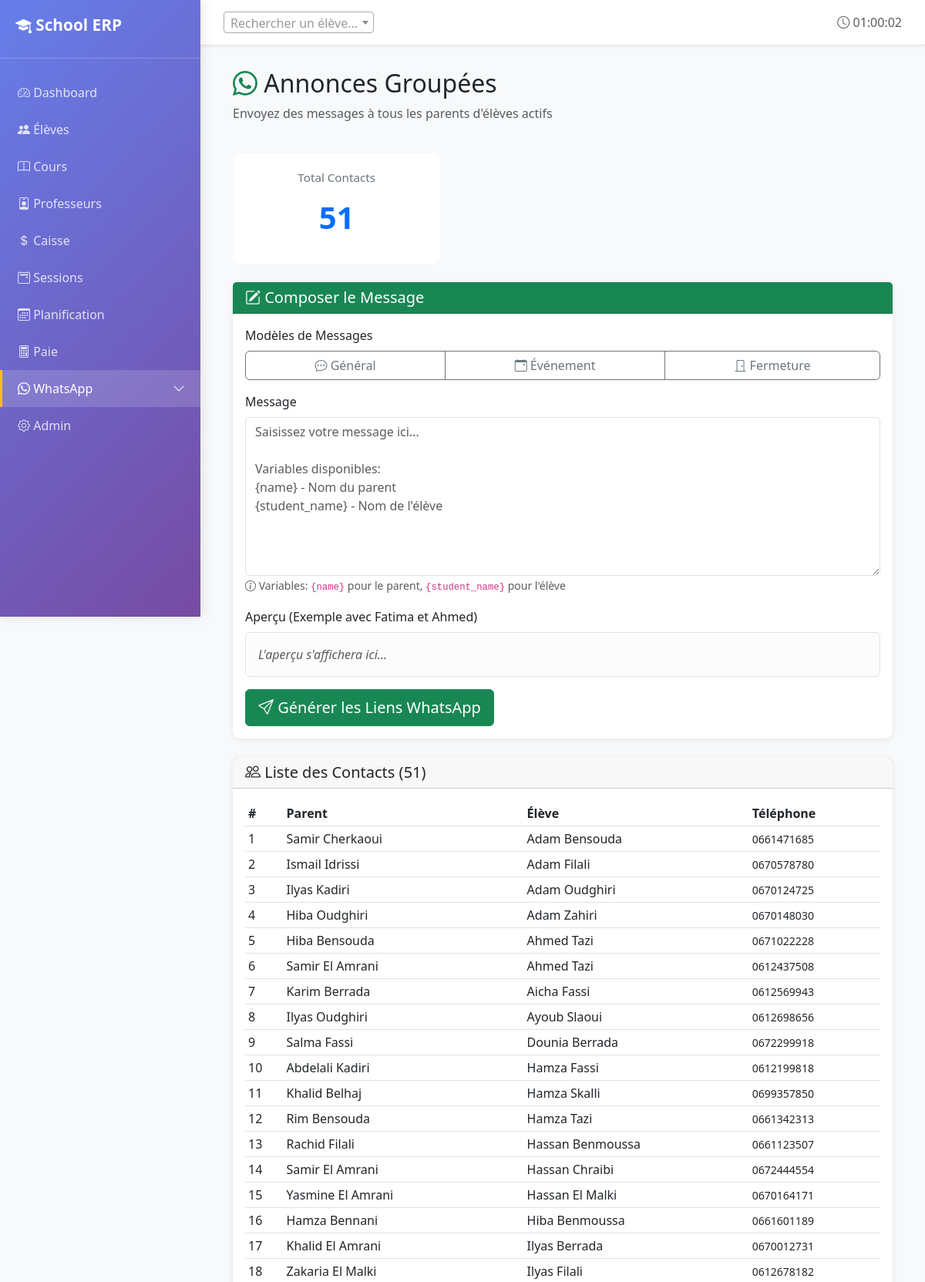
The app's page /whatsapp/bulk-announcements/ (signed in, upper part) with its own data.
### core/models.py (models this page shows, shortened)
class Student(models.Model):
    name = models.CharField(max_length=100, verbose_name="Nom complet")
    phone = models.CharField(max_length=20, blank=True, verbose_name="Téléphone élève")
    parent_contact = models.CharField(max_length=20, verbose_name="Téléphone parent")
    parent_name = models.CharField(max_length=100, blank=True, verbose_name="Nom du parent")
    address = models.TextField(blank=True, verbose_name="Adresse")
    date_of_birth = models.DateField(null=True, blank=True, verbose_name="Date de naissance")
    enrollments = models.ManyToManyField(
        CourseGroup,
        through='Enrollment',
        related_name='students',
        verbose_name="Groupes inscrits"
    )
    is_active = models.BooleanField(default=True, verbose_name="Actif")
    created_at = models.DateTimeField(auto_now_add=True)
    notes = models.TextField(blank=True, verbose_name="Notes")
    class Meta:
        verbose_name = "Élève"
        verbose_name_plural = "Élèves"
        ordering = ['name']

### core/views.py (the view, shortened to what this page needs)
@require_GET
def whatsapp_bulk_announcements(request):
    students = Student.objects.filter(is_active=True)
    contacts = []
    for student in students:
        if student.parent_contact:
            contacts.append({
                'phone': student.parent_contact,
                'name': student.parent_name or 'Parent',
                'student_name': student.name,
            })
    context = {
        'contacts': contacts,
        'total_contacts': len(contacts),
        'templates': {
            'general': "Bonjour {name}, message général pour tous les parents...",
            'event': "Bonjour {name}, nous organisons un événement le [DATE]. Votre enfant {student_name} est invité à participer.",
            'closure': "Bonjour {name}, l'établissement sera fermé du [DATE] au [DATE]. Les cours reprendront le [DATE].",
        }
    }
    return render(request, 'core/whatsapp_bulk_announcements.html', context)

### core/templatetags/nav_active.py (called while the page is built)
@register.simple_tag(takes_context=True)
def active_if(context, *names):
    request = context.get("request")
    if not request or not request.resolver_match:
        return ""
    return "active" if request.resolver_match.url_name in names else ""

### templates/core/whatsapp_bulk_announcements.html (shortened to what this page needs)
{% extends "core/base.html" %}
{% block content %}
<div class="container-fluid">
    <div class="row mb-4">
        <div class="col">
            <h2><i class="bi bi-whatsapp text-success"></i> Annonces Groupées</h2>
            <p class="text-muted">Envoyez des messages à tous les parents d'élèves actifs</p>
        </div>
    </div>
    <div class="row mb-4">
        <div class="col-md-4">
            <div class="kpi-card">
                <div class="kpi-label">Total Contacts</div>
                <div class="kpi-value text-primary">{{ total_contacts }}</div>
            </div>
        </div>
    </div>
    <div class="card mb-4">
        <div class="card-header bg-success text-white">
            <h5 class="mb-0"><i class="bi bi-pencil-square"></i> Composer le Message</h5>
        </div>
        <div class="card-body">
            <form method="post">
                <div class="mb-3">
                    <label class="form-label">Modèles de Messages</label>
                    <div class="btn-group w-100" role="group">
                        <button type="button" class="btn btn-outline-secondary"
                                onclick="setTemplate('general')">
                            <i class="bi bi-chat-dots"></i> Général
                        </button>
                        <button type="button" class="btn btn-outline-secondary"
                                onclick="setTemplate('event')">
                            <i class="bi bi-calendar-event"></i> Événement
                        </button>
                        <button type="button" class="btn btn-outline-secondary"
                                onclick="setTemplate('closure')">
                            <i class="bi bi-door-closed"></i> Fermeture
                        </button>
                    </div>
                </div>
                <div class="mb-3">
                    <label class="form-label">Message</label>
                    <textarea class="form-control" name="message_template"
                              id="message-template" rows="8" required
                              placeholder="Saisissez votre message ici...&#10;&#10;Variables disponibles:&#10;{name} - Nom du parent&#10;{student_name} - Nom de l'élève"></textarea>
                    <small class="text-muted">
                        <i class="bi bi-info-circle"></i>
                        Variables: <code>{name}</code> pour le parent,
                        <code>{student_name}</code> pour l'élève
                    </small>
                </div>
                <div class="mb-3">
                    <label class="form-label">Aperçu (Exemple avec Fatima et Ahmed)</label>
                    <div class="alert alert-light border" id="preview">
                        <em class="text-muted">L'aperçu s'affichera ici...</em>
                    </div>
                </div>
                <button type="submit" class="btn btn-success btn-lg">
                    <i class="bi bi-send"></i> Générer les Liens WhatsApp
                </button>
            </form>
        </div>
    </div>
    <div class="card">
        <div class="card-header">
            <h5 class="mb-0"><i class="bi bi-people"></i> Liste des Contacts ({{ total_contacts }})</h5>
        </div>
        <div class="card-body">
            {% if total_contacts > 0 %}
            <div class="table-responsive">
                <table class="table table-sm table-hover">
                    <thead>
                        <tr>
                            <th>#</th>
                            <th>Parent</th>
                            <th>Élève</th>
                            <th>Téléphone</th>
                        </tr>
                    </thead>
                    <tbody>
                        {% for contact in contacts %}
                        <tr>
                            <td>{{ forloop.counter }}</td>
                            <td>{{ contact.name }}</td>
                            <td>{{ contact.student_name }}</td>
                            <td><small>{{ contact.phone }}</small></td>
                        </tr>
                        {% endfor %}
                    </tbody>
                </table>
            </div>
            {% else %}
            <div class="alert alert-warning">
                <i class="bi bi-exclamation-triangle"></i> Aucun contact disponible.
            </div>
            {% endif %}
        </div>
    </div>
</div>
{% endblock %}

### templates/core/base.html (style rules this page uses)
:root { --primary-color: #0d6efd; --secondary-color: #6c757d; --success-color: #198754; --danger-color: #dc3545; --warning-color: #ffc107; }
body { display: flex; min-height: 100vh; background-color: #f8f9fa; }
.card { border: none; border-radius: 10px; box-shadow: 0 2px 8px rgba(0,0,0,0.08); transition: transform 0.2s, box-shadow 0.2s; }
.btn { border-radius: 6px; font-weight: 500; transition: all 0.3s; }
.kpi-card { background: white; border-radius: 10px; padding: 20px; text-align: center; transition: all 0.3s; }
.kpi-value { font-size: 2.5rem; font-weight: 700; color: var(--primary-color); margin: 10px 0; }
.kpi-label { color: #6c757d; font-size: 0.95rem; font-weight: 500; }

### records on screen
Student: name "Samir Cherkaoui", student_name "Adam Bensouda", phone "0661471685"
Student: name "Ismail Idrissi", student_name "Adam Filali", phone "0670578780"
Student: name "Ilyas Kadiri", student_name "Adam Oudghiri", phone "0670124725"
Student: name "Hiba Oudghiri", student_name "Adam Zahiri", phone "0670148030"
Student: name "Hiba Bensouda", student_name "Ahmed Tazi", phone "0671022228"
Student: name "Samir El Amrani", student_name "Ahmed Tazi", phone "0612437508"
Student: name "Karim Berrada", student_name "Aicha Fassi", phone "0612569943"
Student: name "Ilyas Oudghiri", student_name "Ayoub Slaoui", phone "0612698656"
Student: name "Salma Fassi", student_name "Dounia Berrada", phone "0672299918"
Student: name "Abdelali Kadiri", student_name "Hamza Fassi", phone "0612199818"
Student: name "Khalid Belhaj", student_name "Hamza Skalli", phone "0699357850"
Student: name "Rim Bensouda", student_name "Hamza Tazi", phone "0661342313"
Student: name "Rachid Filali", student_name "Hassan Benmoussa", phone "0661123507"
Student: name "Samir El Amrani", student_name "Hassan Chraibi", phone "0672444554"
Student: name "Yasmine El Amrani", student_name "Hassan El Malki", phone "0670164171"
Student: name "Hamza Bennani", student_name "Hiba Benmoussa", phone "0661601189"
Student: name "Khalid El Amrani", student_name "Ilyas Berrada", phone "0670012731"
Student: name "Zakaria El Malki", student_name "Ilyas Filali", phone "0612678182"

### other values on screen
{{ total_contacts }} "51"
